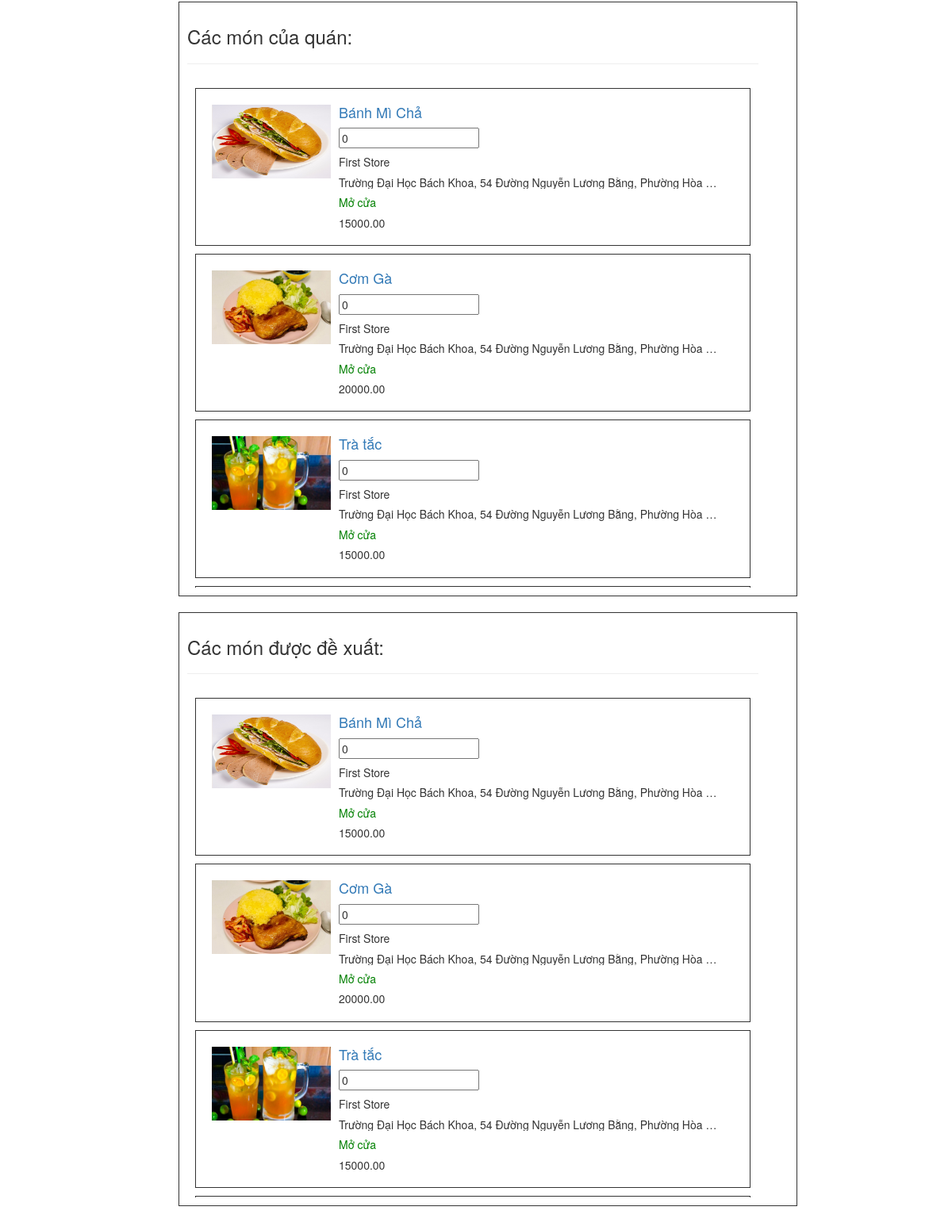
Page /store/hoaanduong2003-first-store (lower part) on the earlier database version.
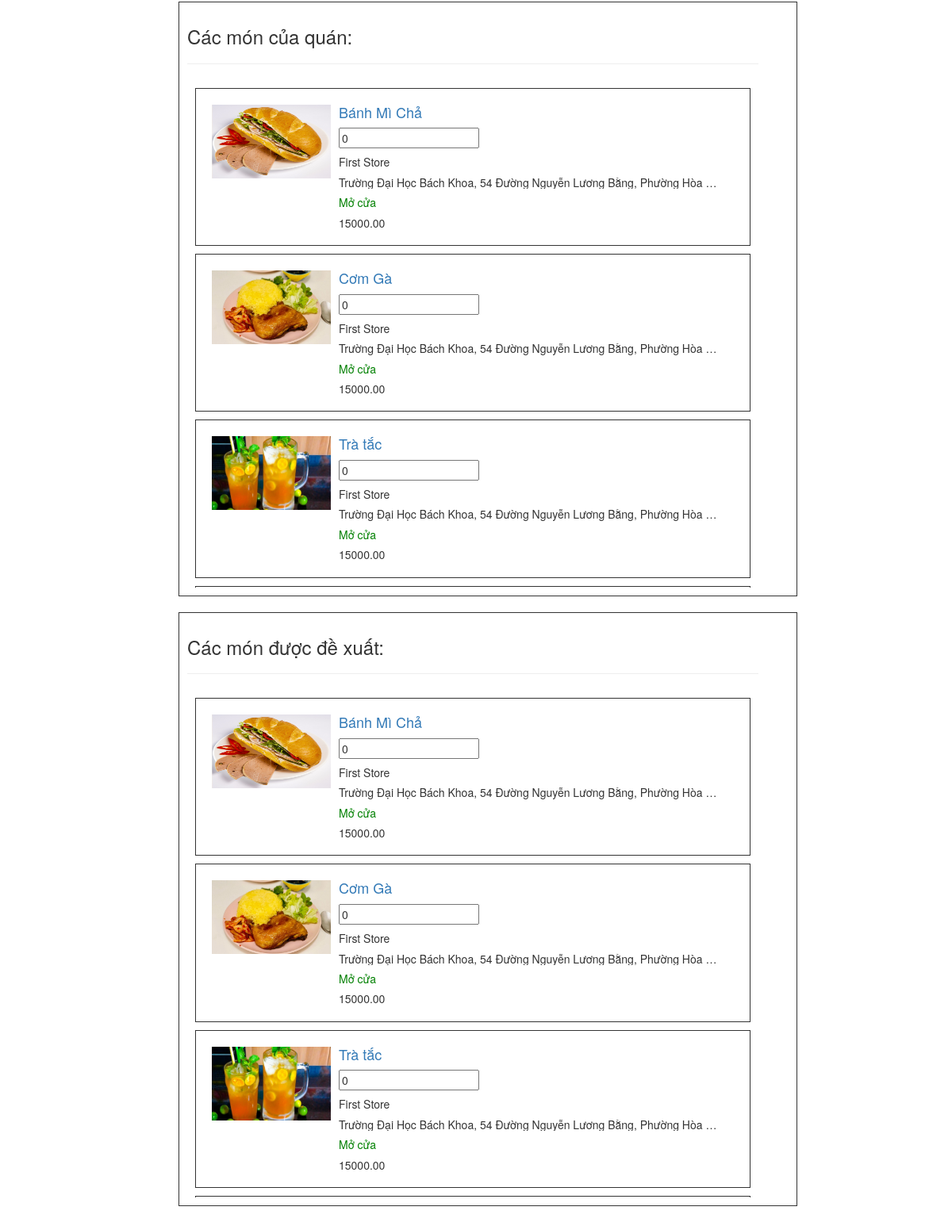
Same page on the later database version.
### products/models.py (models this page shows, shortened)
class Product(models.Model):
    name = models.TextField(max_length=255)
    description = models.TextField(max_length=2048,blank = True)
    store = models.ForeignKey(Store,on_delete=models.CASCADE,null=True,related_name="products")
    price = MoneyField(max_digits=256,decimal_places=2,default = 0,default_currency='VND')
    new_price = MoneyField(max_digits=256,decimal_places=2,default = 0,default_currency='VND')
    image = models.ImageField(default='products.png', upload_to='products/')
    category = models.ForeignKey(Category,on_delete=models.DO_NOTHING,blank=True,null=True)
    status = models.ForeignKey(Product_Status,on_delete=models.DO_NOTHING,blank=True,null=True)
    moderated = models.DateTimeField(blank=True, null=True)
    updated = models.DateTimeField(auto_now=True)
    created = models.DateTimeField(auto_now_add=True)
    slug = models.SlugField(max_length=255,null=True)
    class Meta:
        db_table = "Product"
        verbose_name = "Product"
    @property
    def average_rating(self):
        average_rating = self.reviews.aggregate(Avg("rating"),Count('author'))
        return average_rating

### stores/models.py (models this page shows, shortened)
class Store(models.Model):
	user = models.OneToOneField(User, on_delete=models.CASCADE,related_name="store")
	name = models.CharField(max_length = 256,blank = False)
	business_code = models.CharField(max_length =10,blank=True,null=True)
	tax_identification = models.CharField(max_length =13,blank=True,null=True)
	location = models.ForeignKey(Location,on_delete=models.SET_NULL,null=True)
	description = models.TextField(max_length = 512,blank=True)
	avatar = models.ImageField(default='stores/store.png', upload_to='stores/')
	status = models.ForeignKey(Store_Status,on_delete=models.SET_NULL,blank=True,null=True)
	slug = models.SlugField(max_length=255,null=True)
	moderated = models.DateTimeField(blank=True,null=True)
	updated = models.DateTimeField(auto_now=True)
	created = models.DateTimeField(auto_now_add=True)
	class Meta:
		db_table = "Store"
		verbose_name = "Store"
	@property
	def is_open(self):
		today = datetime.datetime.now()
		try:
			now_weekday = today.weekday()
			now_hour = today.time()
			today_opening_hour = self.opening_hours.get(weekday=now_weekday)
			return self.status.code == "active" and now_hour >= today_opening_hour.from_hour and now_hour <= today_opening_hour.to_hour
		except:
			return False

### locations/models.py (models this page shows, shortened)
class Location(models.Model):
    address = models.TextField(max_length=512,blank=True,default="")
    country = models.TextField(max_length=100,blank=True,default="")
    region = models.TextField(max_length=100,blank=True,default="")
    subregion_1 = models.TextField(max_length=100, blank=True, default="")
    subregion_2 = models.TextField(max_length=100, blank=True, default="")
    lat = models.FloatField(default=16.07387)
    lng = models.FloatField(default=108.14975)
    class Meta:
        db_table = "Location"
        verbose_name = "Location"

### stores/views.py (the view)
# urls.py: path('store/<slug:slug>',StoreDetailView),
def StoreDetailView(request,slug):
    ctx = {}
    store = Store.objects.get(slug = slug)
    ctx["store"] = store
    ctx["recommended_products"] = recommended_products(user=request.user)[:10]
    ctx["store_products"] = Product.objects.filter(store = store)
    return render(request, 'Site/StoreDetail.html',ctx)

### products/utils.py (called while the page is built, shortened)
def recommended_products(user,*args,**kwargs):
    if user.is_anonymous:
        return Product.objects.filter(store__status__code = "active",status__code = "active")
    for p in products:
        p.distance = round(p.distance,ndigits=2)
    return products

### templates/Site/StoreDetail.html (shortened to what this page needs)
{% extends 'Site/index.html' %}
{% block content %}
    <div class = "container-fluid">
        <div class = "row">
            <div class = "col" style = "margin-left:5vw">
                        {% load static %}
                <div class = "row product-section" style = "width:65vw; left: 15vw;">
                    <div style = "width:60vw; position:relative;">
                        <h3>Các món của quán:</h3>
                        <hr>
                        <div style = "width:60vw; max-height:80vh; overflow: scroll;">
                            {% for p in store_products %}
                            <div style = "border-style:solid; border-width: thin; padding:10px; margin:10px">
                                <div style = "display:flex;justify-content: flex-start; ">
                                    <img src="{{p.image.url}}" style = "width: 150px; height: 93px; margin:10px">
                                    <div style="position: relative; width:40vw;">
                                        <h4><a href = "/product/{{p.slug}}">{{ p.name }}</a></h4>
                                        <input id="store_average_rating_{{forloop.counter0}}" type="text" name = "rating" value = "{% if p.average_rating.rating__avg %}{{p.average_rating.rating__avg}}{% else %}0{% endif %}" style = "margin = 0px;">
                                        <h5>{{p.store.name}}</h5>
                                        <h5 style="overflow: hidden;text-overflow: ellipsis;white-space: nowrap;">{{ p.store.location.address}}</h5>
                                        {% if p.store.is_open %}
                                            <h5 style="color:green">Mở cửa</h5>
                                        {% endif %}
                                        <h5>{{ p.price }}</h5>
                                    </div>
                                </div>
                            </div>
                            {% endfor %}
                        </div>
                    </div>
                </div>
                <div class = "row product-section" style = "width:65vw; left: 15vw;">
                    <div style = "width:60vw; position:relative;">
                        <h3>Các món được đề xuất:</h3>
                        <hr>
                        <div style = "width:60vw; max-height:80vh; overflow: scroll;">
                            {% for p in recommended_products %}
                            <div style = "border-style:solid; border-width: thin; padding:10px; margin:10px">
                                <div style = "display:flex;justify-content: flex-start; ">
                                    <img src="{{p.image.url}}" style = "width: 150px; height: 93px; margin:10px">
                                    <div style="position: relative; width:40vw;">
                                        <h4><a href = "/product/{{p.slug}}">{{ p.name }}</a></h4>
                                        <input id="rec_average_rating_{{forloop.counter0}}" type="text" name = "rating" value = "{% if p.average_rating.rating__avg %}{{p.average_rating.rating__avg}}{% else %}0{% endif %}" style = "margin = 0px;">
                                        <h5>{{p.store.name}}</h5>
                                        <h5 style="overflow: hidden;text-overflow: ellipsis;white-space: nowrap;">{{ p.store.location.address}}</h5>
                                        {% if p.store.is_open %}
                                            <h5 style="color:green">Mở cửa</h5>
                                        {% endif %}
                                        <h5>{{ p.price }}</h5>
                                    </div>
                                </div>
                            </div>
                            {% endfor %}
                        </div>
                    </div>
                </div>
            </div>
        </div>
    </div>
{% endblock %}

Differences in the rows shown:
changed Product "Cơm Gà": price "20000.00" → "15000.00"
